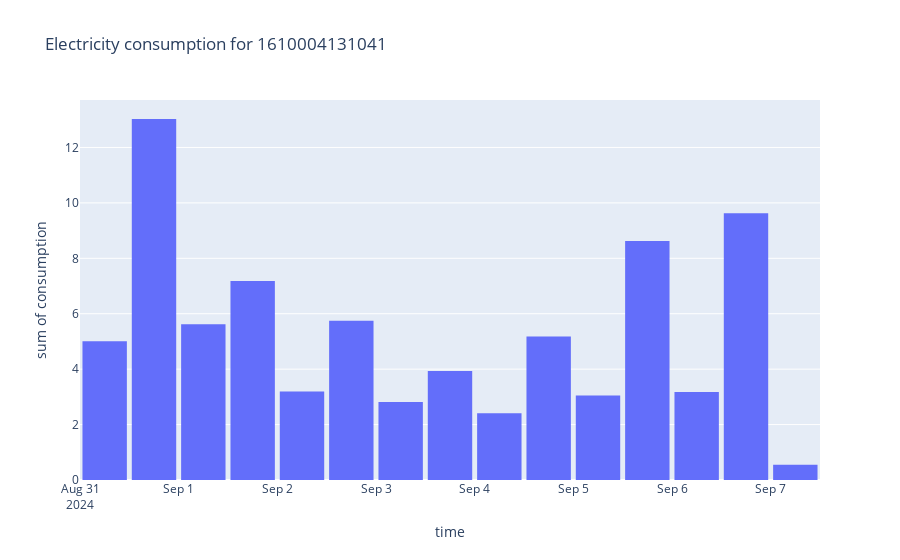

Source (notebook cell):
### Code cell
import plotly.express as px

fig = px.histogram(df, x="time", y="consumption", title=f"Electricity consumption for {MPAN}")
fig.update_layout(bargap=0.1)
fig.show()

### Figure 1 — Plotly figure (JSON) as saved in the notebook; plotly's stock layout.template omitted (floating-point values rounded to 4 significant figures; data arrays with more than 128 entries replaced by an {"elided": "..."} marker saying what was removed)
{"data": [{"alignmentgroup": "True", "bingroup": "x", "histfunc": "sum", "hovertemplate": "time=%{x}<br>sum of consumption=%{y}<extra></extra>", "legendgroup": "", "marker": {"color": "#636efa", "pattern": {"shape": ""}}, "name": "", "offsetgroup": "", "orientation": "v", "showlegend": false, "type": "histogram", "x": {"elided": "338 str values"}, "xaxis": "x", "y": {"elided": "338 float values"}, "yaxis": "y"}], "layout": {"bargap": 0.1, "barmode": "relative", "legend": {"tracegroupgap": 0}, "title": {"text": "Electricity consumption for 1610004131041"}, "xaxis": {"anchor": "y", "domain": [0, 1], "title": {"text": "time"}}, "yaxis": {"anchor": "x", "domain": [0, 1], "title": {"text": "sum of consumption"}}}}
